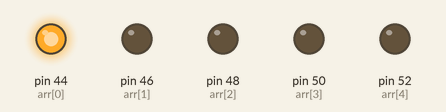
Simulated run of this sketch. Board: Arduino Mega 2560, built with avr-gcc and run on an emulated ATmega2560. On the bench: output pins drawn as LEDs (lit = HIGH).

Above: at 0.02 s.
At 0.67 s:
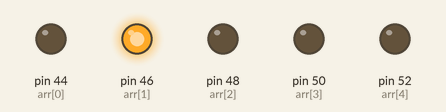
At 1.32 s:
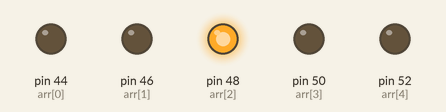
At 2.02 s:
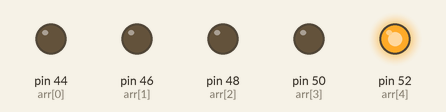
At 2.7 s:
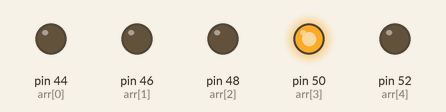
Timing chart, 0 to 3.0 s (numbered marks = the images above):
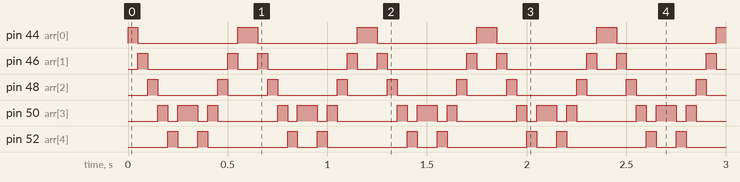

The sketch:

For_loop.ino
```cpp
int t=50;
int arr[]={44,46,48,50,52};
void setup() {
for(int i=0;i<=5;i++)
{
  pinMode(arr[i],OUTPUT);
}
}

void loop() {
for(int i=0;i<=5;i++){
  digitalWrite(arr[i],HIGH);
  delay(t);
  digitalWrite(arr[i],LOW);
}
for(int i=5;i>=0;i--){
  digitalWrite(arr[i],HIGH);
  delay(t);
  digitalWrite(arr[i],LOW);
}
}
```

Measured:
- by itself, pin 44 (arr[0]): alternates HIGH for 0.10 s and LOW for 0.50 s
- by itself, pin 46 (arr[1]): repeats every 0.60 s: LOW 0.40 s, HIGH 0.05 s, LOW 0.10 s, HIGH 0.05 s
- by itself, pin 48 (arr[2]): repeats every 0.60 s: LOW 0.30 s, HIGH 0.05 s, LOW 0.20 s, HIGH 0.05 s
- by itself, pin 50 (arr[3]): repeats every 0.60 s: LOW 0.05 s, HIGH 0.10 s, LOW 0.05 s, HIGH 0.05 s, LOW 0.30 s, HIGH 0.05 s
- by itself, pin 52 (arr[4]): repeats every 0.60 s: LOW 0.10 s, HIGH 0.05 s, LOW 0.40 s, HIGH 0.05 s
